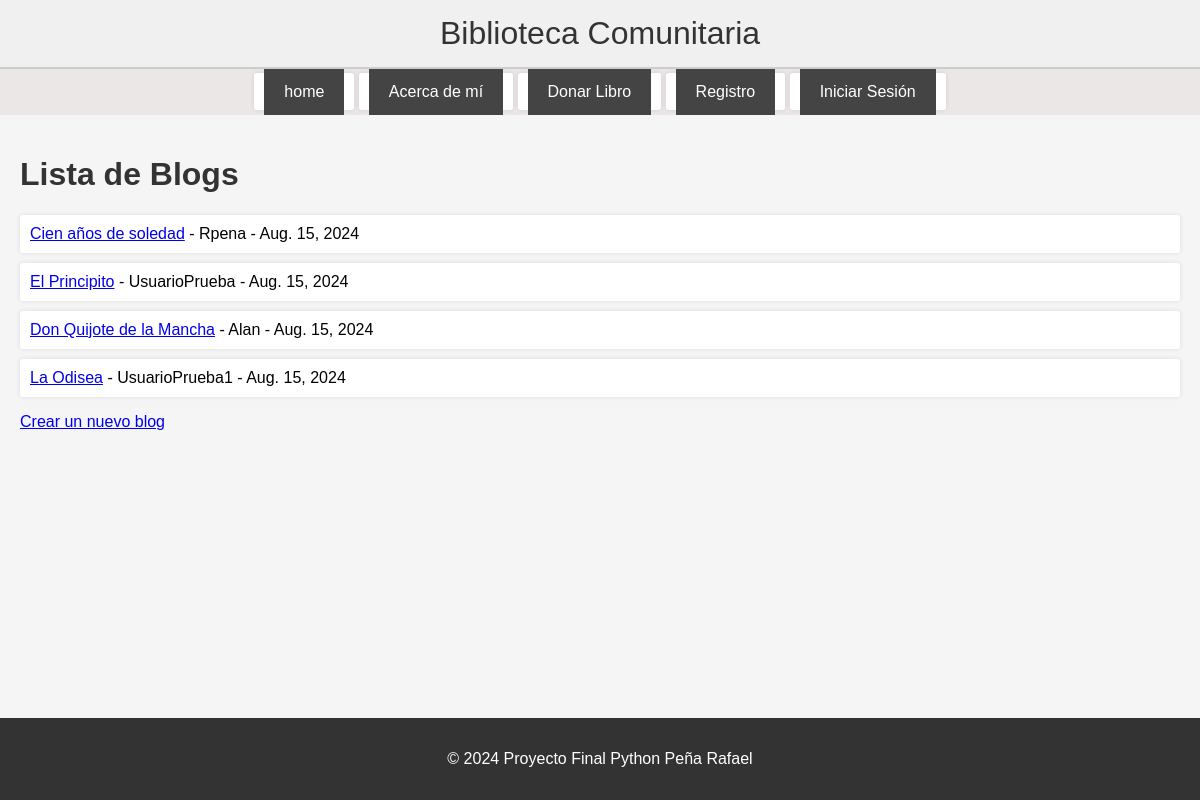
The app's page /blogs/ with its own data.
### blogs/models.py (models this page shows)
class Blog(models.Model):
    titulo = models.CharField(max_length=200)
    subtitulo = models.CharField(max_length=200)
    cuerpo = models.TextField()
    autor = models.ForeignKey(User, on_delete=models.CASCADE)
    fecha = models.DateField(auto_now_add=True)
    imagen = models.ImageField(upload_to='blog_images/',null=True, blank=True)

### blogs/views.py (the view)
# urls.py: path('', views.lista_blogs, name='lista_blogs'),
def lista_blogs(request):
    blogs = Blog.objects.all()
    return render(request, 'blogs/lista_blogs.html', {'blogs': blogs})

### blogs/templates/blogs/lista_blogs.html (shortened to what this page needs)
{% extends 'vistas/base.html' %}
{% block content %}
<h1>Lista de Blogs</h1>
<ul>
    {% for blog in blogs %}
        <li>
            <a href="{% url 'detalle_blog' blog.id %}">{{ blog.titulo }}</a> - {{ blog.autor }} - {{ blog.fecha }}
        </li>
    {% endfor %}
</ul>
<a href="{% url 'crear_blog' %}">Crear un nuevo blog</a>
{% endblock %}

### biblioteca/static/biblioteca/styles.css (style rules this page uses)
body { font-family: Arial, sans-serif; background-color: #f5f5f5; margin: 0; padding: 0; display: flex; flex-direction: column; min-height: 100vh; }
h1, h2, h3, h4, h5, h6 { color: #333; }
ul { list-style-type: none; padding: 0; }
ul li { background-color: #fff; margin: 10px 0; padding: 10px; border-radius: 3px; box-shadow: 0 0 5px rgba(0, 0, 0, 0.1); }
html, body { overflow: auto; height: 100%; }

### records on screen
Blog: titulo "Cien años de soledad", autor "Rpena", fecha "Aug. 15, 2024"
Blog: titulo "El Principito", autor "UsuarioPrueba", fecha "Aug. 15, 2024"
Blog: titulo "Don Quijote de la Mancha", autor "Alan", fecha "Aug. 15, 2024"
Blog: titulo "La Odisea", autor "UsuarioPrueba1", fecha "Aug. 15, 2024"
